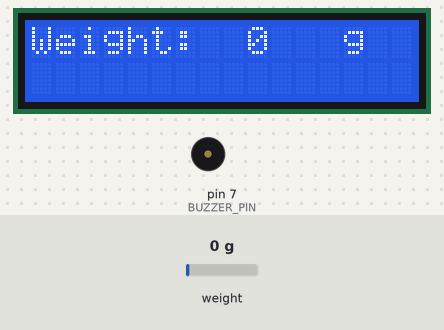
Recording of a sketch running on a simulated Arduino Uno, built with avr-gcc and run on an emulated ATmega328P. Parts: 16×2 character LCD, buzzer (waves = sounding, pin HIGH). Inputs (shaded band) come from the test bench; at power-on: weight on the scale 0 g. What the sketch prints to the serial monitor is not drawn.

Above: at 3.6 s.
3.7 s: weight on the scale set to 2913 g
At 6.3 s:
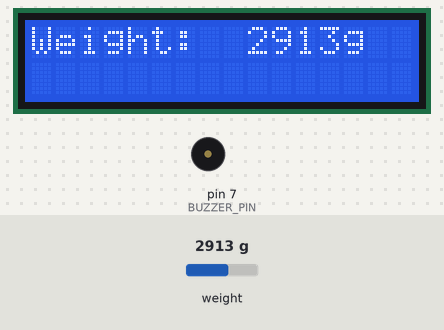
6.6 s: weight on the scale set to 3079 g
At 7.4 s:
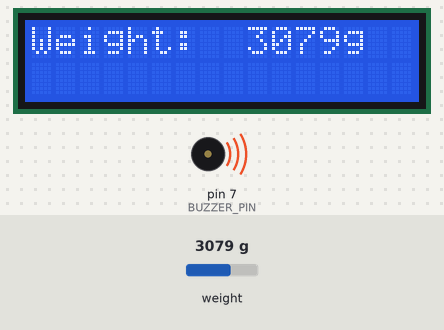
8.8 s: weight on the scale set to 100 g
At 9.6 s:
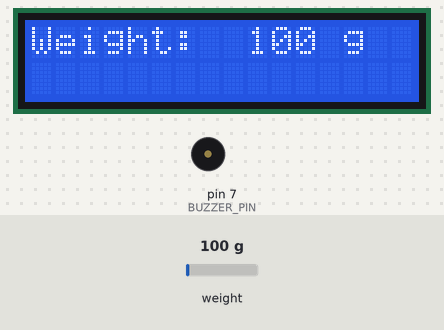
Timing chart, 0 to 11.8 s (numbered marks = the images above; inputs shaded):
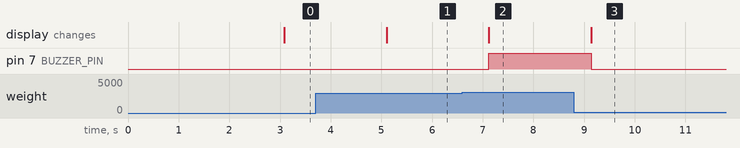

Measured:
- the behaviour switches between 3000 and 3001 g on weight on the scale (found by bisection; images 1 and 2)
- after the input at 3.7 s, the display: changes after 1.4 s (image 1)
- after the input at 6.6 s, pin 7 (BUZZER_PIN): LOW → HIGH after 0.52 s; the display: changes after 0.52 s (image 2)
- after the input at 8.8 s, pin 7 (BUZZER_PIN): HIGH → LOW after 0.34 s; the display: changes after 0.34 s (image 3)

The sketch:

HX711_Example_LCD.ino
```cpp
/*
  需先安裝Bogdan Necula的HX711函式庫
  https://github.com/bogde/HX711
 */

#include "HX711.h"
#include <LiquidCrystal_PCF8574.h>

LiquidCrystal_PCF8574 lcd(0x27);  // 設定i2c位址，一般情況就是0x27和0x3F兩種

// 接線
const int DT_PIN = 6;
const int SCK_PIN = 5;
const int BUZZER_PIN = 7;  // 定義蜂鳴器的接腳

const int scale_factor = 433; //比例參數，從校正程式中取得

HX711 scale;

void setup() {
  Serial.begin(9600);
  Serial.println("Initializing the scale");

  scale.begin(DT_PIN, SCK_PIN);
  lcd.begin(16, 2); // 初始化LCD
  lcd.setBacklight(255);
  lcd.clear();

  pinMode(BUZZER_PIN, OUTPUT);  // 設置蜂鳴器的接腳為輸出模式

  Serial.println("Before setting up the scale:");

  Serial.println(scale.get_units(5), 0);	//未設定比例參數前的數值

  scale.set_scale(scale_factor);       // 設定比例參數
  scale.tare();				        // 歸零

  Serial.println("After setting up the scale:");

  Serial.println(scale.get_units(5), 0);  //設定比例參數後的數值

  Serial.println("Readings:");  //在這個訊息之前都不要放東西在電子稱上
}

void loop() {

  float weight = scale.get_units(10);
  Serial.println(weight, 0); // 在Serial Monitor上顯示重量
  lcd.clear();
  lcd.setCursor(0, 0);  //設定游標位置 (字,行)
  lcd.print("Weight: ");
  lcd.setCursor(9, 0);

  //避免出現負數
  if(weight <= 0){
    weight = 0;
  }

  lcd.print(weight, 0); // 在LCD上顯示重量
  lcd.setCursor(13, 0);
  lcd.print("g");

  // 如果重量超過100克，啟動蜂鳴器
  if(weight > 3000) {
    digitalWrite(BUZZER_PIN, HIGH);
  } else {
    digitalWrite(BUZZER_PIN, LOW);
  }

  scale.power_down();			        // 進入睡眠模式
  delay(1000);
  scale.power_up();               // 結束睡眠模式
}
```
